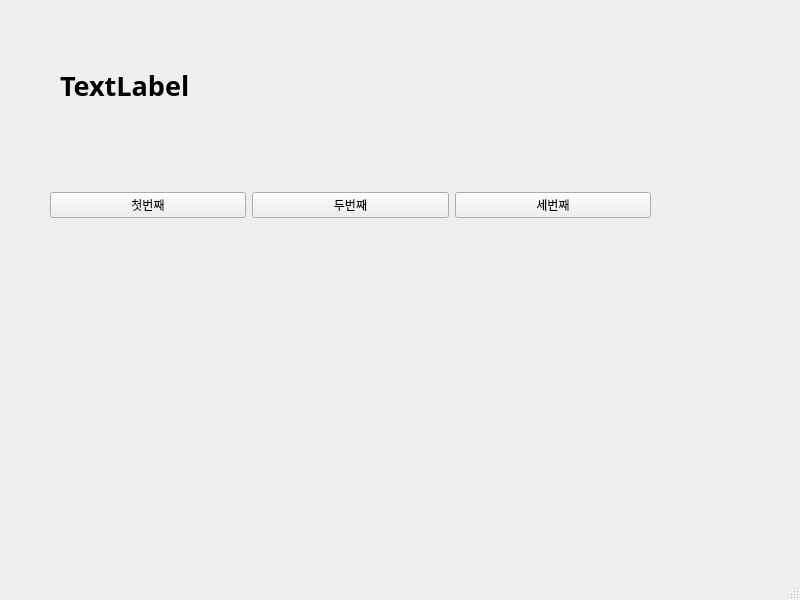
<?xml version="1.0" encoding="UTF-8"?>
<ui version="4.0">
 <class>MainWindow</class>
 <widget class="QMainWindow" name="MainWindow">
  <property name="geometry">
   <rect>
    <x>0</x>
    <y>0</y>
    <width>800</width>
    <height>600</height>
   </rect>
  </property>
  <property name="windowTitle">
   <string>MainWindow</string>
  </property>
  <widget class="QWidget" name="centralwidget">
   <widget class="QWidget" name="horizontalLayoutWidget">
    <property name="geometry">
     <rect>
      <x>50</x>
      <y>140</y>
      <width>601</width>
      <height>131</height>
     </rect>
    </property>
    <layout class="QHBoxLayout" name="horizontalLayout">
     <item>
      <widget class="QPushButton" name="pushButton">
       <property name="text">
        <string>첫번째</string>
       </property>
      </widget>
     </item>
     <item>
      <widget class="QPushButton" name="pushButton_2">
       <property name="text">
        <string>두번째</string>
       </property>
      </widget>
     </item>
     <item>
      <widget class="QPushButton" name="pushButton_3">
       <property name="text">
        <string>세번째</string>
       </property>
      </widget>
     </item>
    </layout>
   </widget>
   <widget class="QLabel" name="label">
    <property name="geometry">
     <rect>
      <x>60</x>
      <y>60</y>
      <width>591</width>
      <height>51</height>
     </rect>
    </property>
    <property name="font">
     <font>
      <family>맑은 고딕</family>
      <pointsize>20</pointsize>
      <weight>75</weight>
      <bold>true</bold>
     </font>
    </property>
    <property name="text">
     <string>TextLabel</string>
    </property>
   </widget>
  </widget>
  <widget class="QMenuBar" name="menubar">
   <property name="geometry">
    <rect>
     <x>0</x>
     <y>0</y>
     <width>800</width>
     <height>26</height>
    </rect>
   </property>
  </widget>
  <widget class="QStatusBar" name="statusbar"/>
 </widget>
 <resources/>
 <connections>
  <connection>
   <sender>pushButton</sender>
   <signal>clicked()</signal>
   <receiver>MainWindow</receiver>
   <slot>firstClick()</slot>
   <hints>
    <hint type="sourcelabel">
     <x>121</x>
     <y>222</y>
    </hint>
    <hint type="destinationlabel">
     <x>165</x>
     <y>279</y>
    </hint>
   </hints>
  </connection>
  <connection>
   <sender>pushButton_2</sender>
   <signal>clicked()</signal>
   <receiver>MainWindow</receiver>
   <slot>secondClick()</slot>
   <hints>
    <hint type="sourcelabel">
     <x>327</x>
     <y>222</y>
    </hint>
    <hint type="destinationlabel">
     <x>373</x>
     <y>280</y>
    </hint>
   </hints>
  </connection>
  <connection>
   <sender>pushButton_3</sender>
   <signal>clicked()</signal>
   <receiver>MainWindow</receiver>
   <slot>thirdClick()</slot>
   <hints>
    <hint type="sourcelabel">
     <x>525</x>
     <y>223</y>
    </hint>
    <hint type="destinationlabel">
     <x>568</x>
     <y>269</y>
    </hint>
   </hints>
  </connection>
 </connections>
 <slots>
  <slot>firstClick()</slot>
  <slot>secondClick()</slot>
  <slot>thirdClick()</slot>
 </slots>
</ui>
